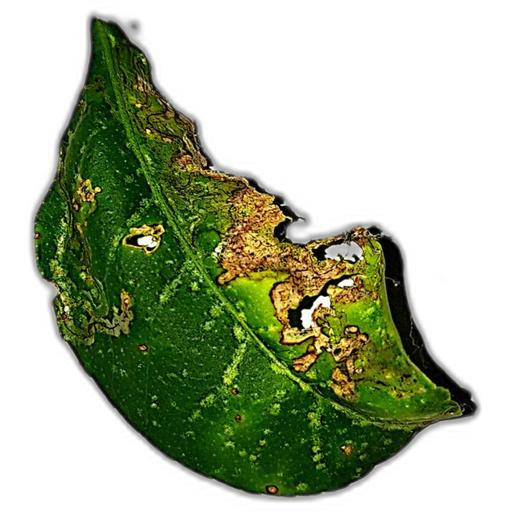
#> input picture rgb/Anthracnose/lem_00000.jpg, 512 x 512 px; its folder holds only this picture in this run
$ python dataset_analysis.py
#> lines starting #> are read from the running program, lines starting #| are printed output that depends on the picture
from pathlib import Path
from PIL import Image
import pandas as pd
import matplotlib.pyplot as plt


# ============================================================
# 1. CONFIGURATION
# ============================================================

# Dataset location relative to project root
DATASET_DIR = Path("rgb")

# Supported image formats
VALID_EXTENSIONS = {
    ".jpg",
    ".jpeg",
    ".png",
    ".bmp",
    ".webp"
}


# ============================================================
# 2. CHECK DATASET PATH
# ============================================================

if not DATASET_DIR.exists():
    print("ERROR: Dataset directory not found!")
    print(f"Expected path: {DATASET_DIR}")
    exit()

print("=" * 70)
print("CITRUS AI FRAMEWORK")
print("DATASET ANALYSIS")
print("=" * 70)

print(f"\nDataset Path: {DATASET_DIR}")


# ============================================================
# 3. FIND CLASSES
# ============================================================

classes = sorted([
    folder.name
    for folder in DATASET_DIR.iterdir()
    if folder.is_dir()
])

print(f"\nNumber of Classes: {len(classes)}")

print("\nClasses:")

for i, class_name in enumerate(classes, start=1):
    print(f"{i}. {class_name}")


# ============================================================
# 4. SCAN ALL IMAGES
# ============================================================

records = []
corrupted_images = []

print("\n" + "=" * 70)
print("SCANNING DATASET")
print("=" * 70)

for class_name in classes:

    class_path = DATASET_DIR / class_name

    class_count = 0

    for image_path in class_path.rglob("*"):

        # Ignore non-image files
        if image_path.suffix.lower() not in VALID_EXTENSIONS:
            continue

        try:

            # Open image and verify it
            with Image.open(image_path) as img:

#> img is the input picture: PIL image 512x512 RGB; mean R, G, B 171.1, 181.1, 155.7
                width, height = img.size
#> width = 512; height = 512

                records.append({
                    "class": class_name,
                    "image_path": str(image_path),
                    "width": width,
                    "height": height,
                    "format": img.format
                })

                class_count += 1

        except Exception as error:

            corrupted_images.append({
                "path": str(image_path),
                "error": str(error)
            })

    print(f"{class_name:35} : {class_count} images")


# ============================================================
# 5. CREATE DATAFRAME
# ============================================================

df = pd.DataFrame(records)
#> df = table of 2 rows and 5 columns


# ============================================================
# 6. DATASET SUMMARY
# ============================================================

total_images = len(df)
#> total_images = 2

print("\n" + "=" * 70)
print("DATASET SUMMARY")
print("=" * 70)

print(f"\nTotal Classes : {len(classes)}")
print(f"Total Images  : {total_images}")
#| Total Images  : 2
print(f"Corrupted     : {len(corrupted_images)}")


# ============================================================
# 7. CLASS DISTRIBUTION
# ============================================================

class_counts = df["class"].value_counts().sort_index()

print("\n" + "=" * 70)
print("CLASS DISTRIBUTION")
print("=" * 70)

for class_name, count in class_counts.items():

    percentage = (count / total_images) * 100

    print(
        f"{class_name:35} "
        f"{count:6} images "
        f"({percentage:6.2f}%)"
    )


# ============================================================
# 8. IMAGE DIMENSION ANALYSIS
# ============================================================

print("\n" + "=" * 70)
print("IMAGE DIMENSION ANALYSIS")
print("=" * 70)

print(f"\nAverage Width  : {df['width'].mean():.2f}")
#| Average Width  : 656.00
print(f"Average Height : {df['height'].mean():.2f}")
#| Average Height : 656.00

print(f"Minimum Width  : {df['width'].min()}")
#| Minimum Width  : 512
print(f"Maximum Width  : {df['width'].max()}")
#| Maximum Width  : 800

print(f"Minimum Height : {df['height'].min()}")
#| Minimum Height : 512
print(f"Maximum Height : {df['height'].max()}")
#| Maximum Height : 800


# ============================================================
# 9. CREATE RESULTS DIRECTORY
# ============================================================

RESULTS_DIR = Path("results")

RESULTS_DIR.mkdir(
    parents=True,
    exist_ok=True
)


# ============================================================
# 10. SAVE IMAGE METADATA
# ============================================================

df.to_csv(
    RESULTS_DIR / "dataset_metadata.csv",
    index=False
)


# ============================================================
# 11. SAVE CLASS DISTRIBUTION
# ============================================================

summary_df = pd.DataFrame({
    "Class": class_counts.index,
    "Image_Count": class_counts.values
})
#> summary_df = table of 2 rows and 2 columns

summary_df["Percentage"] = (
    summary_df["Image_Count"]
    / total_images
    * 100
)

summary_df.to_csv(
    RESULTS_DIR / "class_distribution.csv",
    index=False
)


# ============================================================
# 12. CLASS DISTRIBUTION GRAPH
# ============================================================

plt.figure(figsize=(14, 8))

plt.bar(
    summary_df["Class"],
    summary_df["Image_Count"]
)

plt.title(
    "Citrus Dataset Class Distribution",
    fontsize=16
)

plt.xlabel(
    "Class",
    fontsize=12
)

plt.ylabel(
    "Number of Images",
    fontsize=12
)

plt.xticks(
    rotation=45,
    ha="right"
)

plt.tight_layout()

plt.savefig(
    RESULTS_DIR / "class_distribution.png",
    dpi=300,
    bbox_inches="tight"
)
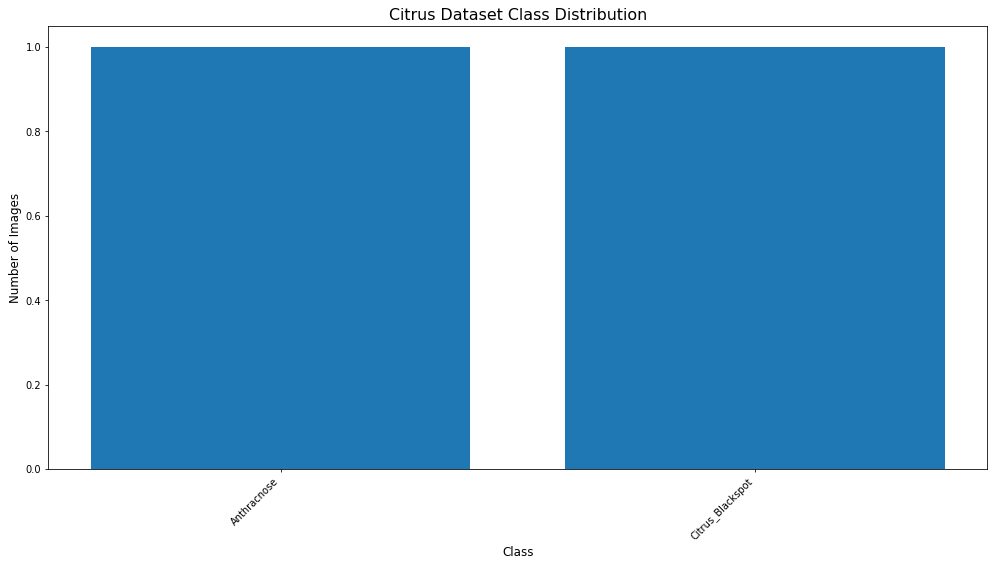
#> figure drawn by matplotlib, 1 panel

plt.show()


# ============================================================
# 13. SAVE CORRUPTED IMAGE REPORT
# ============================================================

if corrupted_images:

    corrupted_df = pd.DataFrame(corrupted_images)

    corrupted_df.to_csv(
        RESULTS_DIR / "corrupted_images.csv",
        index=False
    )


# ============================================================
# 14. FINAL OUTPUT
# ============================================================

print("\n" + "=" * 70)
print("ANALYSIS COMPLETED")
print("=" * 70)

print(f"\nTotal Classes : {len(classes)}")
print(f"Total Images  : {total_images}")
#| Total Images  : 2
print(f"Corrupted     : {len(corrupted_images)}")

print("\nGenerated files:")

print("1. results/dataset_metadata.csv")
print("2. results/class_distribution.csv")
print("3. results/class_distribution.png")

if corrupted_images:
    print("4. results/corrupted_images.csv")

print("\nDone! Dataset analysis completed successfully.")
